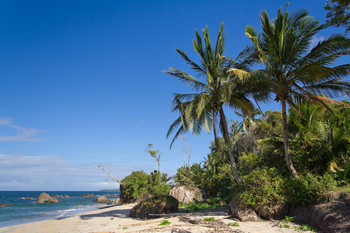
#> input picture images/beach.png, 350 x 233 px
$ python adaptive_thresholding.py --image images/beach.png
#> lines starting #> are read from the running program, lines starting #| are printed output that depends on the picture; after the words box and inside, x2 and y2 are one past the last pixel; in counts of white or black regions, pixels touching at a corner belong together
import numpy as np
import argparse
import cv2

ap = argparse.ArgumentParser()
ap.add_argument("-i", "--image", required = True, help = "Path to the image")
args = vars(ap.parse_args())

image = cv2.imread(args["image"])
#> image is the input picture: shape (233, 350, 3); mean B, G, R 136, 110.4, 78.6
gray_image = cv2.cvtColor(image, cv2.COLOR_BGR2GRAY)
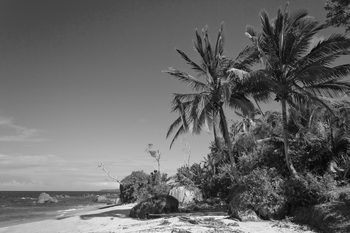
#> gray_image: shape (233, 350); min 3, max 250, mean 103.8
blurred_image = cv2.GaussianBlur(gray_image, (5, 5), 0)
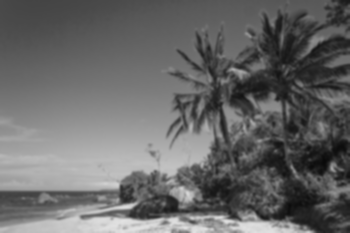
#> blurred_image: shape (233, 350); min 9, max 226, mean 103.8

mean_threshold = cv2.adaptiveThreshold(blurred_image,
                                       255,
                                       cv2.ADAPTIVE_THRESH_MEAN_C,
                                       cv2.THRESH_BINARY_INV,
                                       11,
                                       4)
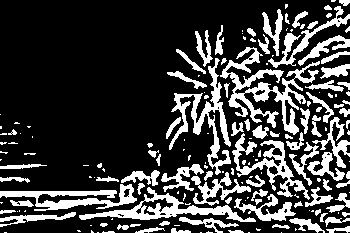
#> mean_threshold: shape (233, 350); 24% white; 171 white regions (84 under 20 px), largest, box (x1, y1, x2, y2) and area: (220, 47, 320, 135) 2413, (169, 58, 231, 175) 1697, (79, 187, 256, 222) 1519
cv2.imshow("Mean Threshold", mean_threshold)
cv2.waitKey(0)

gaussian_threshold = cv2.adaptiveThreshold(blurred_image,
                                           255,
                                           cv2.ADAPTIVE_THRESH_GAUSSIAN_C,
                                           cv2.THRESH_BINARY_INV,
                                           15,
                                           3)
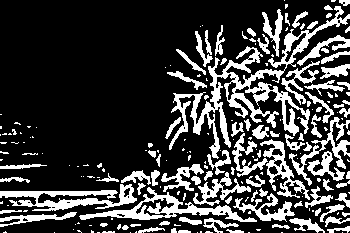
#> gaussian_threshold: shape (233, 350); 24.2% white; 207 white regions (116 under 20 px), largest, box (x1, y1, x2, y2) and area: (169, 6, 350, 159) 4453, (0, 184, 137, 211) 1516, (79, 187, 257, 222) 1507
cv2.imshow("Gaussian Threshold", gaussian_threshold)
cv2.waitKey(0)

$ run again, on images/wave.png
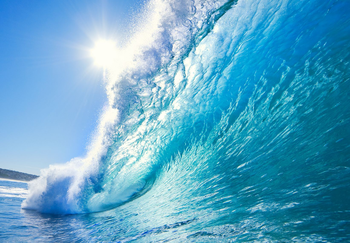
#> input picture images/wave.png, 350 x 243 px
#> image is the input picture: shape (243, 350, 3); mean B, G, R 199.1, 166.5, 93.5
#> `mean_threshold = cv2.adaptiveThreshold(blurred_image, 255, cv2.ADAPTIV..`:
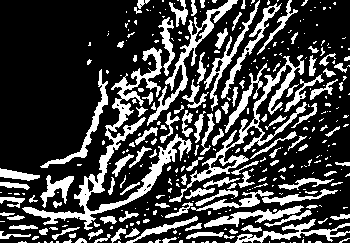
#> mean_threshold: shape (243, 350); 26.2% white; 361 white regions (238 under 20 px), largest, box (x1, y1, x2, y2) and area: (22, 47, 192, 230) 3668, (169, 55, 307, 202) 2056, (147, 0, 238, 126) 1288
#> `gaussian_threshold = cv2.adaptiveThreshold(blurred_image, 255, cv2.ADA..`:
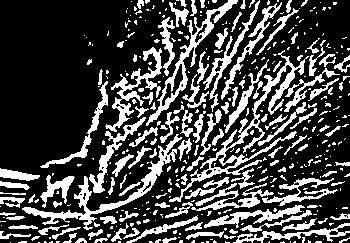
#> gaussian_threshold: shape (243, 350); 27.2% white; 425 white regions (299 under 20 px), largest, box (x1, y1, x2, y2) and area: (169, 50, 309, 202) 2101, (22, 134, 182, 230) 1671, (146, 0, 238, 126) 1276
